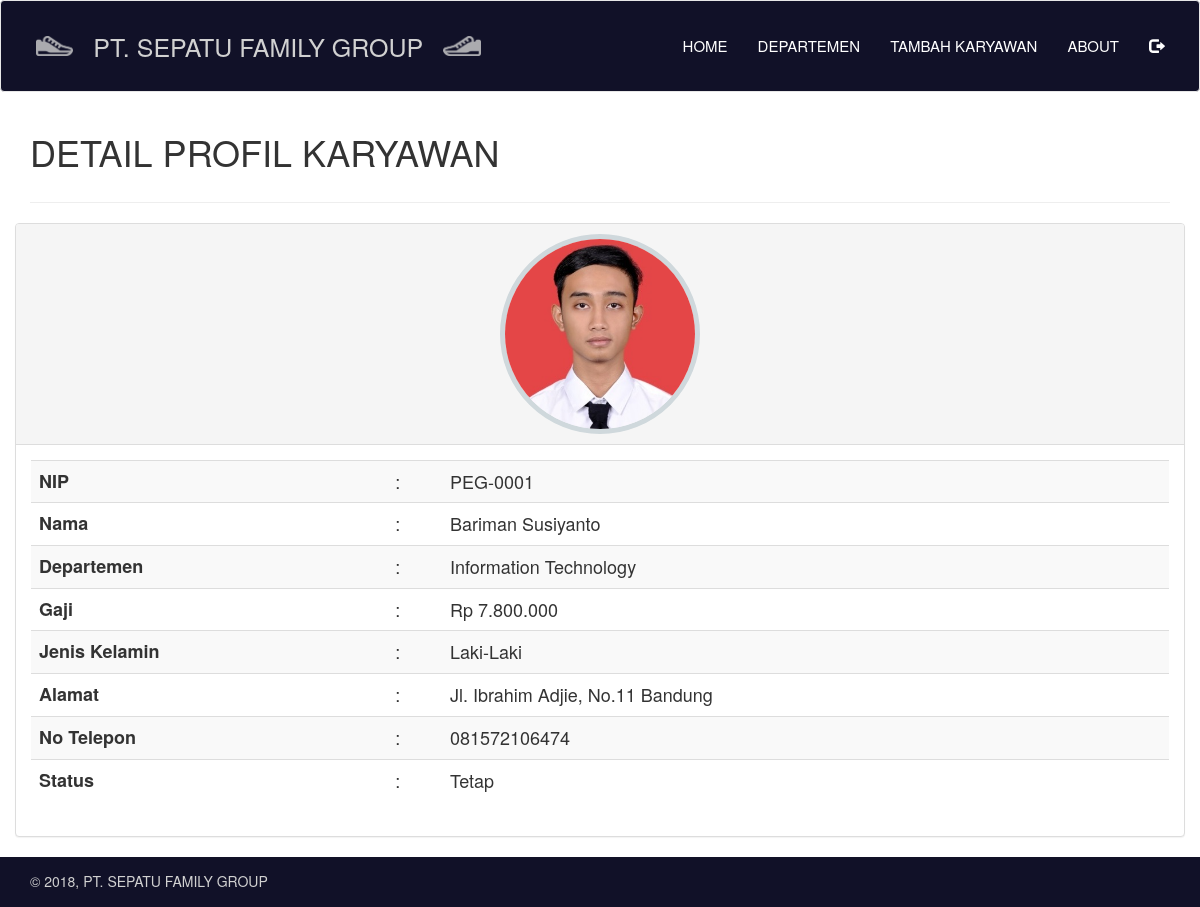
Page /admin_template/detail.php?nip=PEG-0001 on the committed database.
### tables this page shows
CREATE TABLE `data_karyawan` (
  `nip` varchar(10) NOT NULL,
  `nama` varchar(50) NOT NULL,
  `gambar` varchar(255) NOT NULL,
  `alamat` varchar(100) NOT NULL,
  `gaji` int(50) NOT NULL,
  `departemen` varchar(100) NOT NULL,
  `sex` varchar(20) NOT NULL,
  `status` varchar(20) NOT NULL,
  `no_telp` varchar(20) NOT NULL
);

### admin_template/function/karyawan.php (called while the page is built, shortened)
<?php
function tampilkan_per_nip($nip){
	$query  = "SELECT * FROM data_karyawan WHERE nip='$nip'";
	return result($query);
}
function result($query){
	global $link;
	if ($result = mysqli_query($link, $query) or die('gagal menampilkan data')) {
		return $result;
	}
}
 ?>

### admin_template/detail.php (the view, shortened to what this page needs)
<?php
require_once "view/header.php";
$nip = $_GET['nip'];
if (isset($nip)) {
  $detail = tampilkan_per_nip($nip);
  while ($row = mysqli_fetch_assoc($detail)) {
    $nip_detail         = $row['nip'];
    $nama_detail        = $row['nama'];
    $departemen_detail  = $row['departemen'];
    $gaji_detail        = $row['gaji'];
    $sex_detail         = $row['sex'];
    $alamat_detail      = $row['alamat'];
    $notelp_detail      = $row['no_telp'];
    $status_detail      = $row['status'];
    $gambar_detail      = $row['gambar'];
  }
}
function rupiah($nilai, $pecahan = 0) {
    return number_format($nilai, $pecahan, ',', '.');
}
 ?>
 <div class="container">
   <div class="row">
     <div class="col-sm-6">
       <h1>DETAIL PROFIL KARYAWAN</h1>
     </div>
   </div>
   <hr>
   <div class="row">
     <div class="panel panel-default">
       <div class="panel-heading">
         <div class="text-center">
           <img src="image/<?= $gambar_detail; ?>" class="img_circle">
         </div>
       </div>
       <div class="panel-body">
         <div class="table-responsive">
           <table class="table table-striped" style="font-size:18px">
             <tr>
               <th>NIP</th>
               <td>:</td>
               <td><?= $nip_detail; ?></td>
             </tr>
             <tr>
               <th>Nama</th>
               <td>:</td>
               <td><?= $nama_detail; ?></td>
             </tr>
             <tr>
               <th>Departemen</th>
               <td>:</td>
               <td><?= $departemen_detail; ?></td>
             </tr>
             <tr>
               <th>Gaji</th>
               <td>:</td>
               <td>Rp <?= rupiah($gaji_detail); ?></td>
             </tr>
             <tr>
               <th>Jenis Kelamin</th>
               <td>:</td>
               <td><?= $sex_detail; ?></td>
             </tr>
             <tr>
               <th>Alamat</th>
               <td>:</td>
               <td><?= $alamat_detail; ?></td>
             </tr>
             <tr>
               <th>No Telepon</th>
               <td>:</td>
               <td><?= $notelp_detail; ?></td>
             </tr>
             <tr>
               <th>Status</th>
               <td>:</td>
               <td><?= $status_detail; ?></td>
             </tr>
           </table>
         </div>
       </div>
     </div>
   </div>
 </div>
 <?php
 require_once "view/footer.php";
  ?>

### admin_template/view/style.css (style rules this page uses)
.img_circle { display: inline-block; object-fit:cover; border-radius: 50%; box-sizing: border-box; border: 5px solid #cfd8dc; height: 200px; width: 200px; }

### rows in the picture
data_karyawan: gambar (picture), nip "PEG-0001", nama "Bariman Susiyanto", departemen "Information Technology", gaji "7.800.000", sex "Laki-Laki", alamat "Jl. Ibrahim Adjie, No.11 Bandung", no_telp "081572106474", status "Tetap"
